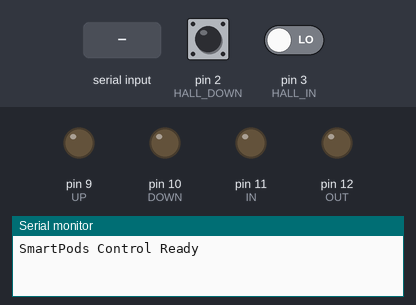
This sketch was run on a simulated Arduino Uno, built with avr-gcc and run on an emulated ATmega328P. Parts: output pins drawn as LEDs (lit = HIGH), the last lines printed to the serial monitor. The test bench sets the inputs (shaded band); at power-on: pin 2 (HALL_DOWN) HIGH, pin 3 (HALL_IN) LOW.

Above: at 1.2 s.
1.3 s: "C\n" received over Serial
At 2.0 s:
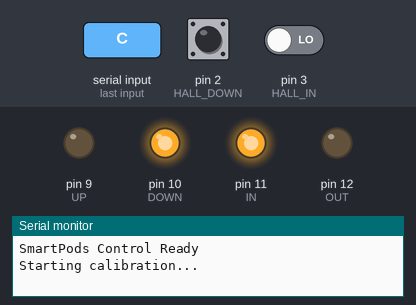
At 32.1 s:
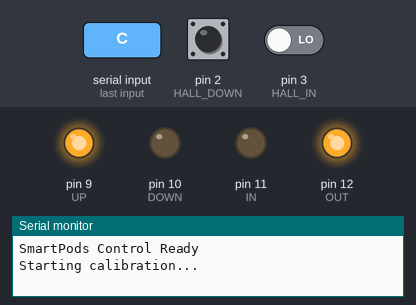
Timing chart, 0 to 32.8 s (numbered marks = the images above; inputs shaded):
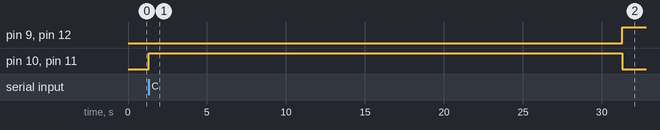

The sketch:

control.ino
```cpp
/* NOTE: UPLOADING THIS TO THE DESK WILL OVERWRITE EVERYTHING */
/* NOTE: THE MINI COMPUTER THAT CONTROLS THE DESK WILL NO LONGER WORK */
/* NOTE: YOU WILL NOT BE ABLE TO USE THE MINI COMPUTER AGAIN */
/* NOTE: THIS IS A ONE-WAY STREET */
/* NOTE: YOU HAVE BEEN WARNED */

#include <limits.h>
#include <EEPROM.h>


#define UP      9
#define DOWN    10
#define IN      11
#define OUT     12
#define HALL_DOWN    2
#define HALL_IN      3
#define BUTTON       18
#define SERIAL_PORT            9600

#define HEIGHT_ADDRESS   0x00
#define DEPTH_ADDRESS    0x04
#define HEIGHT_MAX_ADDRESS     0x08
#define DEPTH_MAX_ADDRESS      0x0C

#define PRESET_START_ADDRESS   0x10
#define MAX_PRESETS            3
#define PRESET_SIZE            8
#define PRESET_ADDRESS(preset) (PRESET_START_ADDRESS + (preset * PRESET_SIZE))

typedef struct {
    bool up, down, in, out;
} Movement;

typedef struct {
    volatile unsigned long height, depth;
    unsigned long height_max, depth_max;
    unsigned long height_min, depth_min;
} Pulse;

/* Declarations */
static void update_movement(void);
static void processSerialCommand(void);
static void stop(void);
static void calibrate(void);
static unsigned long get_pulse(const int addr);
static void set_pulse(const int addr, const unsigned long pulse);
static void update_height(void);
static void update_depth(void);
static void log(void);

static Movement *move;
static Pulse *pulse;

/**
 * @brief
 *
 *
 */
static void setup(void) {
    /* Initialize pins */
    pinMode(UP, OUTPUT);
    pinMode(DOWN, OUTPUT);
    pinMode(IN, OUTPUT);
    pinMode(OUT, OUTPUT);
    pinMode(BUTTON, INPUT_PULLUP);

    /* Initialize serial */
    Serial.begin(SERIAL_PORT);

    /* Attach interrupts */
    attachInterrupt(digitalPinToInterrupt(HALL_IN), update_depth, RISING);
    attachInterrupt(digitalPinToInterrupt(HALL_DOWN), update_height, FALLING);
    attachInterrupt(digitalPinToInterrupt(BUTTON), stop, FALLING);

    move = (Movement *)malloc(sizeof(Movement));
    pulse = (Pulse *)malloc(sizeof(Pulse));

    /* Initialize pointers */
    initialize_movement(move);
    initialize_pulse(pulse);

    Serial.println("SmartPods Control Ready");
}

/**
 * @brief
 *
 *
 */
static void loop(void) {
    processSerialCommand();
    update_movement();

    set_pulse(HEIGHT_ADDRESS, pulse->height);
    set_pulse(DEPTH_ADDRESS, pulse->depth);
}

/**
 * @brief
 *
 *
 */
static void initialize_pulse(Pulse *pulse) {
    pulse->height = get_pulse(HEIGHT_ADDRESS);
    pulse->depth = get_pulse(DEPTH_ADDRESS);
    pulse->height_max = get_pulse(HEIGHT_MAX_ADDRESS);
    pulse->depth_max = get_pulse(DEPTH_MAX_ADDRESS);
    pulse->height_min = 0;
    pulse->depth_min = 0;
    return;
}

/**
 * @brief
 *
 *
 */
static void initialize_movement(Movement *move) {
    move->up = false;
    move->down = false;
    move->in = false;
    move->out = false;
    return;
}

/**
 * @brief
 *
 *
 */
static void update_movement(void) {
    digitalWrite(UP, move->up ? HIGH : LOW);
    digitalWrite(DOWN, move->down ? HIGH : LOW);
    digitalWrite(OUT, move->out ? HIGH : LOW);
    digitalWrite(IN, move->in ? HIGH : LOW);
}

/**
 * @brief
 *
 *
 */
static void processSerialCommand(void) {
    if (Serial.available() > 0) {
        String command = Serial.readStringUntil('\n');
        command.trim();

        if (command == "STOP") {
            stop();
        } else {
            switch (command.charAt(0)) {
                case 'C':
                case 'c':
                    calibrate();
                    break;

                case 'U':
                case 'u':
                    move->up = true;
                    break;

                case 'D':
                case 'd':
                    move->down = true;
                    break;

                case 'I':
                case 'i':
                    move->in = true;
                    break;

                case 'O':
                case 'o':
                    move->out = true;
                    break;

                case 'S':
                case 's':
                    stop();
                    break;

                default:
                    Serial.println("Unknown command");
                    break;
            }
        }
    }
}

/**
 * @brief
 *
 *
 */
static void stop(void) {
    move->up = false;
    move->down = false;
    move->in = false;
    move->out = false;
}

/**
 * @brief
 *
 *
 */
static void calibrate(void) {
    Serial.println("Starting calibration...");

    /* Move to lowest position */
    move->down = true;
    move->in = true;
    update_movement();
    delay(30000);

    stop();

    /* Reset counters */
    pulse->height = 0;
    pulse->depth = 0;

    move->up = true;
    move->out = true;
    update_movement();
    delay(35000);

    stop();

    Serial.print("Max height: ");
    Serial.print(pulse->height);
    Serial.println(" pulses");

    Serial.print("Max depth: ");
    Serial.print(pulse->depth);
    Serial.println(" pulses");

    pulse->height_max = pulse->height;
    pulse->depth_max = pulse->depth;

    Serial.println("Calibration complete.");
}

/**
 * @brief
 *
 *
 */
static unsigned long get_pulse(const int addr) {
    unsigned long pulse;
    EEPROM.get(addr, pulse);
    return pulse;
}

/**
 * @brief
 *
 *
 */
static void set_pulse(const int addr, const unsigned long pulse) {
    if (pulse == get_pulse(addr)) {
        return;
    }

    Serial.print("Updating ");
    Serial.print((addr == HEIGHT_ADDRESS) ? "height " : "depth ");
    Serial.print("address: ");
    Serial.println(pulse);

    EEPROM.put(addr, pulse);
    return;
}


/**
 * @brief
 *
 *
 */
static void update_height(void) {
    if (move->up == true) {
        pulse->height++;
    }

    if (move->down == true) {
        pulse->height--;
    }

    return;
}

static void update_depth(void) {
    if (move->out == true) {
        pulse->depth++;
    }

    if (move->in == true) {
        pulse->depth--;
    }

    return;
}
```

Measured:
- after the input at 1.3 s, pin 9 (UP), pin 12 (OUT): LOW → HIGH after 30.0 s; pin 10 (DOWN), pin 11 (IN): LOW → HIGH at once, → LOW 30.0 s later
